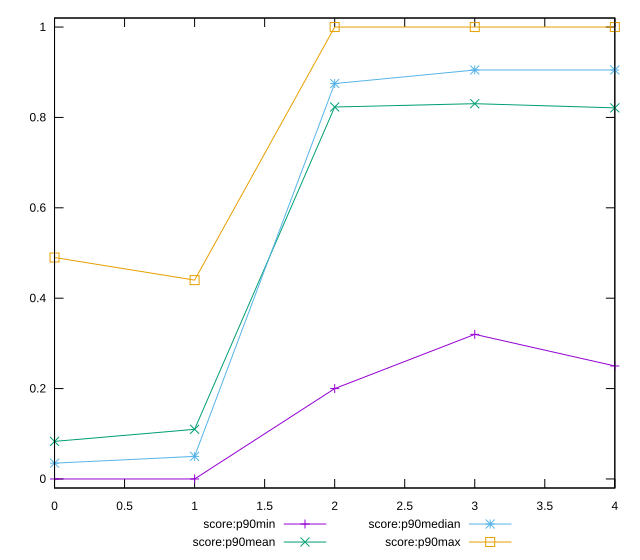

Recreate this plot in gnuplot.
reset

$scoreP90Min <<EOF
0 0
1 0
2 0.2
3 0.32
4 0.25
EOF

$scoreP90Mean <<EOF
0 0.08319148936170208
1 0.10989361702127654
2 0.8230851063829788
3 0.8304255319148941
4 0.8211702127659576
EOF

$scoreP90Median <<EOF
0 0.035
1 0.05
2 0.875
3 0.905
4 0.905
EOF

$scoreP90Max <<EOF
0 0.49
1 0.44
2 1
3 1
4 1
EOF

set key outside below
set xrange [0:4]
set yrange [-0.02:1.02]
set trange [-0.02:1.02]
set terminal svg size 640, 560 enhanced background rgb 'white'
set output "report_00015_2021-02-09T16-11-33.973Z/total-blocking-time/progression/score.svg"

plot $scoreP90Min title "score:p90min" with linespoints, \
     $scoreP90Mean title "score:p90mean" with linespoints, \
     $scoreP90Median title "score:p90median" with linespoints, \
     $scoreP90Max title "score:p90max" with linespoints

reset
